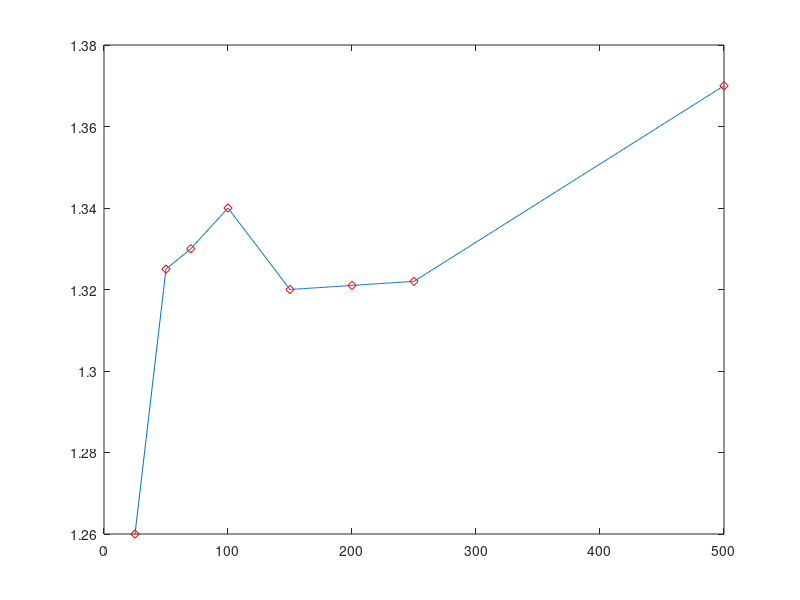
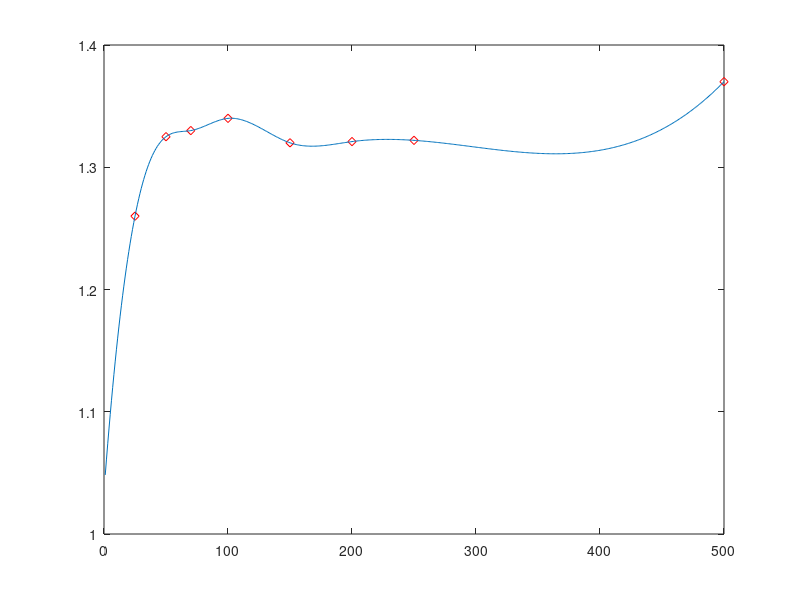
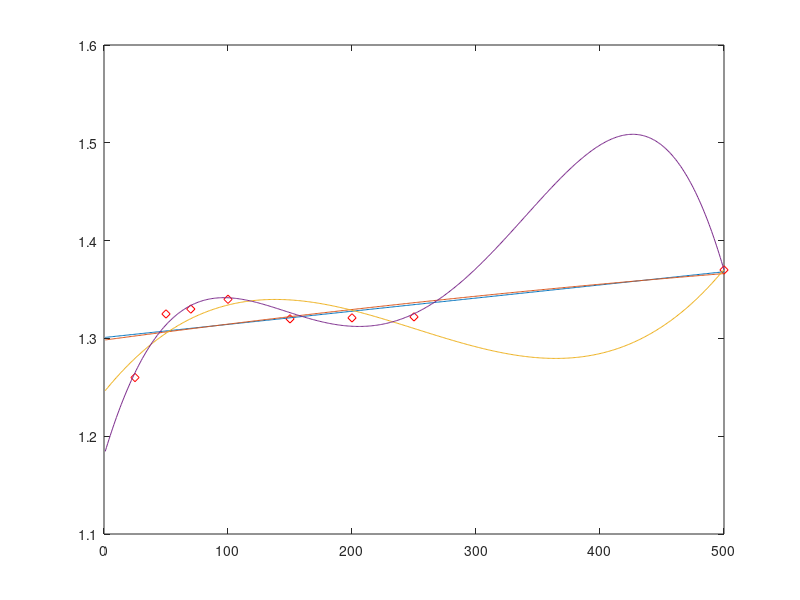
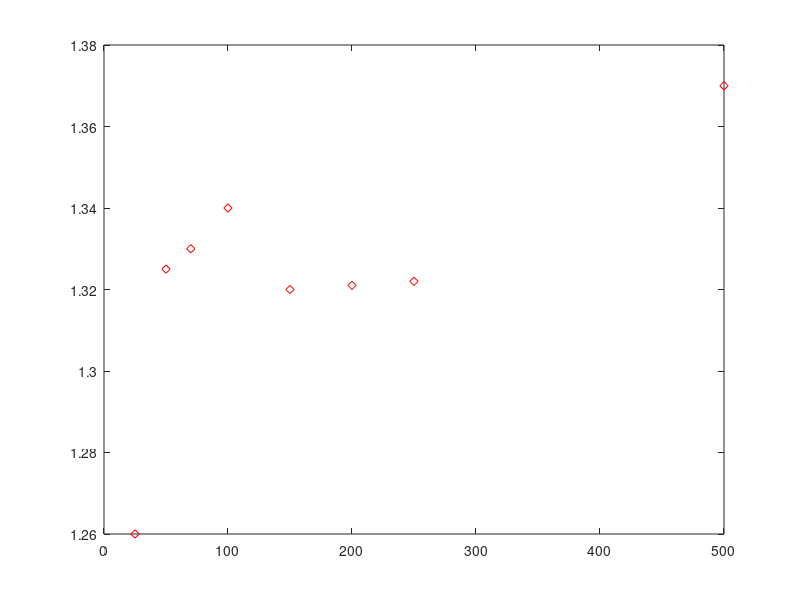

Write the MATLAB code that produced these figures, in order. (Note: this script raises an error after producing the figures.)
close all
clearvars
clc

h=[25 50 70 100 150 200 250 500];
m=[1.26 1.325 1.33 1.34 1.32 1.321 1.322 1.37];

%interpolacja
figure;
hh = 1:1:500;
mm = interp1(h,m,hh);
plot(h,m,'rd');
hold on;
plot(hh,mm);

%funkcje sklejane
figure;
s=spline(h,m);
mm=ppval(s,hh);
plot(h,m,'rd');
hold on;
plot(hh,mm);

%aproksymacja
figure;
p1=polyfit(h,m,1);
p2=polyfit(h,m,2);
p3=polyfit(h,m,3);
p4=polyfit(h,m,4);

mm1=polyval(p1,hh);
mm2=polyval(p2,hh);
mm3=polyval(p3,hh);
mm4=polyval(p4,hh);

plot(h,m,'rd');
hold on;
plot(hh,mm1,hh,mm2,hh,mm3,hh,mm4);

%aproksymacja funkcja logarytmiczna
figure;
plot(h,m,'rd');
hold on;

f0=fittype('a*log(b*x)');
disp(f0)
f=fit(h',m',f0);
disp(f);

mmf=f(hh);
plot(hh,mmf);